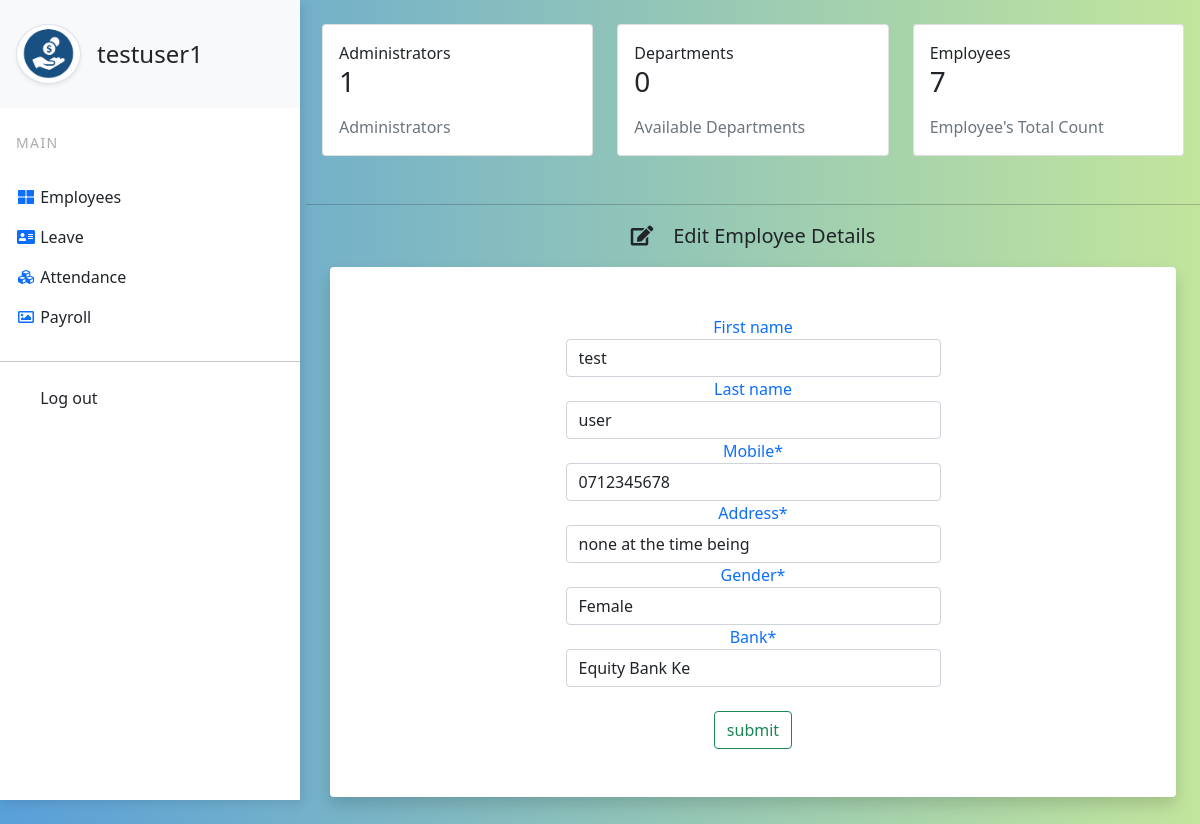
The app's page /shop/1/update/ (signed in) with its own data.
### shop/models.py (models this page shows, shortened)
class Employee(models.Model):
    first_name = models.CharField(max_length=100, blank=True, null=True)
    last_name = models.CharField(max_length=100, blank=True, null=True)
    user=models.OneToOneField(User, on_delete=models.CASCADE)
    email = models.EmailField(max_length=200, blank=True, null=True)
    mobile = models.CharField(max_length=15)
    address = models.TextField(max_length=100, default='')
    gender=models.CharField(max_length=50, choices=Gender.choices)
    avatar = models.ImageField(default="avatar.png",  upload_to="avatars/")
    bank = models.CharField(max_length=25, default='Equity Bank Ke')
    salary = models.CharField(max_length=16,default='00.00')
    slug = models.SlugField(unique=True, blank=True, max_length=500)
    modified = models.DateTimeField(auto_now=True)
    joined = models.DateTimeField(auto_now_add=True)
    class Meta:
        verbose_name = 'Employee'
        verbose_name_plural = 'Employees'
    __initial_first_name = None
    __initial_last_name = None
    def __init__(self, *args, **kwargs):
        super().__init__(*args, **kwargs)
        self.__initial_first_name = self.first_name
        self.__initial_last_name = self.last_name

### shop/views.py (the view)
# urls.py: path('<pk>/update/', Employee_Update.as_view(), name='update' ),
class Employee_Update(LoginRequiredMixin,UpdateView):
    model = Employee
    template_name = 'shop/employees/update.html'
    form_class = EmployeeUpdateForm
    success_url =reverse_lazy('shop:dashboard')

### shop/forms.py
class EmployeeUpdateForm(forms.ModelForm):
    class Meta:
        model = Employee
        fields = ('first_name', 'last_name', 'mobile', 'address', 'gender', 'bank')
        widgets={
            'first_name': forms.TextInput(attrs={'class':'form-control'}),
            'last_name': forms.TextInput(attrs={'class':'form-control'}),
            'mobile':forms.TextInput(attrs={'class':'form-control','placeholder': 'eg: 0712345678'}),
            'address':forms.TextInput(attrs={'class':'form-control'}),
            'gender':forms.Select(attrs={'class':'form-control'}),
            'bank':forms.TextInput(attrs={'class':'form-control', 'placeholder': 'eg: Equity Bank'})
        }

### shop/content_processors.py (called while the page is built)
def employee_count(request):
    if request.user.is_authenticated:
        employee_count= Employee.objects.all().count()
        users=User.objects.all().count()
        admin_count=users-employee_count
        return { 'employee_count':employee_count,
                    'admin_count':admin_count
                    }
    return { }

### shop/templates/shop/employees/update.html (shortened to what this page needs)
{% extends 'shop/dashboard.html' %}
{% load static %}
{% load crispy_forms_tags %}
{% block dashboard %}
<hr class="mt-5">
<section class="pb-5 header text-center mt-3">
    <div class="container ">
        <div class="row">
            <p class="lead text-center "><i class="fa fa-edit">&emsp; </i>Edit  Employee Details </p>
            <div class="col-lg-12 mx-auto">
                <div class="card border-0 shadow">
                    <div class="card-body p-5">
                        <div class="col-md-6 mx-auto">
                            <form method="POST" class="form text-primary">
                                    {{ form|crispy }}
                                    <br>
                                <input type="submit" class="btn btn-rounded btn-outline-success"  value="submit"/>
                            </form>
                        </div>
                    </div>
                </div>
            </div>
        </div>
    </div>
</section>
{% endblock dashboard %}

### shop/templates/shop/dashboard.html (shortened to what this page needs)
{% extends 'base.html' %}
{% load static %}
{% block head %}
<link rel="stylesheet" href="{% static 'css/utils.css' %}">
{% endblock head %}
{% block content %}
<div class="row">
        <div class="col-lg-3">
            <div class="vertical-nav bg-white" id="sidebar">
                <div class="py-4 px-3 mb-4 bg-light">
                    <div class="media d-flex align-items-center"><img src="{% static 'images/logo.png' %}" alt="..." width="65" class="mr-3 rounded-circle img-thumbnail shadow-sm">
                    <div class="media-body mx-3">
                        <h4 class="m-0">{{request.user}}</h4>
                    </div>
                    </div>
                </div>
                <p class="text-gray font-weight-bold text-uppercase px-3 small pb-4 mb-0">Main</p>
                <ul class="nav flex-column bg-white mb-0">
                    <li class="nav-item">
                    <a href="{% url 'shop:dashboard' %}" class="nav-link text-dark font-italic active">
                                <i class="fa fa-th-large mr-3 text-primary fa-fw"></i>
                                Employees
                            </a>
                    </li>
                    <li class="nav-item">
                    <a href="{% url 'shop:leave-list' %}" class="nav-link text-dark font-italic">
                                <i class="fa fa-address-card mr-3 text-primary fa-fw"></i>
                                Leave
                            </a>
                    </li>
                    <li class="nav-item">
                    <a href="#" class="nav-link text-dark font-italic">
                                <i class="fa fa-cubes mr-3 text-primary fa-fw"></i>
                                Attendance
                            </a>
                    </li>
                    <li class="nav-item">
                    <a href="{% url 'shop:pay' %}" class="nav-link text-dark font-italic">
                                <i class="far fa-image mr-3 text-primary fa-fw" ></i>
                                Payroll
                            </a>
                    </li>
                </ul>
                <hr class="mt-4">
                <ul class="nav flex-column bg-white mb-0">
                    <li class="nav-item">
                    <a href="/accounts/logout" class="nav-link text-dark font-italic">
                                Log out
                            </a>
                    </li>
                </ul>
            </div>
        </div>
        <div class="col-lg-9">
            <div class="col-lg-12 px-3">
                    <div class="row mt-4">
                        <div class="col-xl-4 col-lg-4 col-md-4 col-sm-6 grid-margin stretch-card">
                        <div class="card card-statistics">
                            <div class="card-body">
                            <div class="clearfix">
                                <div class="float-right">
                                <p class="mb-0 text-right">Administrators</p>
                                <div class="fluid-container">
                                    <h3 class="font-weight-medium text-right mb-0">{{ admin_count }}</h3>
                                </div>
                                </div>
                            </div>
                            <p class="text-muted mt-3 mb-0">
                                 Administrators
                            </p>
                            </div>
                        </div>
                        </div>
                        <div class="col-xl-4 col-lg-4 col-md-4 col-sm-6 grid-margin stretch-card">
                        <div class="card card-statistics">
                            <div class="card-body">
                            <div class="clearfix">
                                <div class="float-right">
                                <p class="mb-0 text-right">Departments</p>
                                <div class="fluid-container">
                                    <h3 class="font-weight-medium text-right mb-0">0</h3>
                                </div>
                                </div>
                            </div>
                            <p class="text-muted mt-3 mb-0">
                                 Available Departments
                            </p>
                            </div>
                        </div>
                        </div>
                        <div class="col-xl-4 col-lg-4 col-md-4 col-sm-6 grid-margin stretch-card">
                        <div class="card card-statistics">
                            <div class="card-body">
                            <div class="clearfix">
                                <div class="float-right">
                                <p class="mb-0 text-right">Employees</p>
                                <div class="fluid-container">
                                    <h3 class="font-weight-medium text-right mb-0">{{employee_count}}</h3>
                                </div>
                                </div>
                            </div>
                            <p class="text-muted mt-3 mb-0">
                                 Employee's Total Count
                            </p>
                            </div>
                        </div>
                        </div>
                    </div>
            </div>
            <div class="col-lg-12">
                    <div class="page-content " id="content">
                        {% block dashboard %}
                        {% endblock dashboard %}
                    </div>
            </div>
        </div>
    </div>
{% endblock content %}

### static/css/utils.css (style rules this page uses)
.vertical-nav { width: 25%; height: 100vh; position: fixed; top: 0; left: 0; box-shadow: 3px 3px 10px rgba(0, 0, 0, 0.1); transition: all 0.4s; }
.page-content { transition: all 0.4s; }
body { background: #599fd9; background: -webkit-linear-gradient(to right, #599fd9, #c2e59c); background: linear-gradient(to right, #599fd9, #c2e59c); min-height: 100vh; overflow-x: hidden; }
.text-uppercase { letter-spacing: 0.1em; }
.text-gray { color: #aaa; }

### records on screen
Employee: first_name "test", last_name "user", mobile "0712345678", address "none at the time being", gender "Female", bank "Equity Bank Ke"

### other values on screen
{{ request.user }} "testuser1"
{{ admin_count }} "1"
{{ employee_count }} "7"
